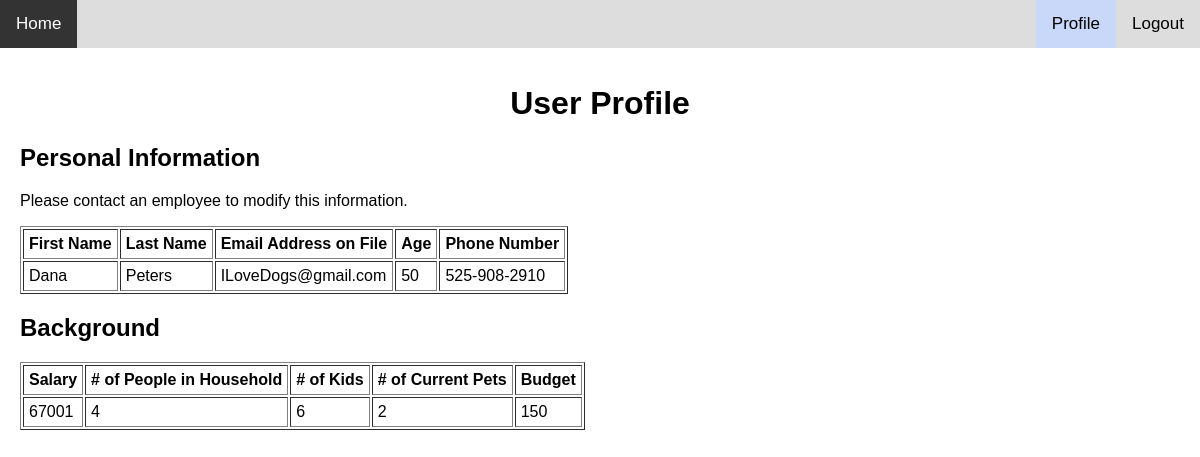
The app's page /user_profile.php (signed in) with its own data.
### tables this page shows
CREATE TABLE Customer (
	CustomerID	INTEGER NOT NULL AUTO_INCREMENT UNIQUE,
	Username 	VARCHAR(64) NOT NULL,
    Password 	VARCHAR(64) NOT NULL,
	FirstName	VARCHAR(32),
	LastName 	VARCHAR(32),
	Age			INTEGER,
	Email		VARCHAR(64) NOT NULL,
	PhoneNumber	VARCHAR(32),
	PRIMARY KEY (CustomerID)
);

CREATE TABLE CustomerBackground (
	BackgroundID	INTEGER NOT NULL AUTO_INCREMENT UNIQUE,
    CriminalRecordID INTEGER,
	CustomerID		INTEGER,
	Salary			DECIMAL,
	NumPeopleHousehold INTEGER,
	NumKids 		INTEGER,
	NumCurrPets		INTEGER,
	BUDGET			DECIMAL,
	PRIMARY KEY (BackgroundID),
	FOREIGN KEY (CriminalRecordID) REFERENCES CriminalRecord(CriminalRecordID),
	FOREIGN KEY (CustomerID) REFERENCES Customer(CustomerID)

);

### user_profile.php (the view, shortened to what this page needs)
<?php
include('components/navbar.php');
if (isset($_SESSION['username'])) {
    echo "<h1 style='text-align:center;'>User Profile</h1>";
    displayInfo(TRUE);
    displayEmployment(TRUE);
}
function displayInfo($first) {
    require 'login.php';
    $connection = new mysqli($hn, $un, $pw, $db) or die ("Unable to connect");
    $username = htmlentities($_SESSION['username']);
    if ($result = $connection -> query("SELECT * FROM Customer WHERE Username='$username'")) {
        echo "<h2 style='text-align: left'>Personal Information</h1>
        <p>Please contact an employee to modify this information.</p>
        <table border='1'>
        <tr>
        <th>First Name</th>
        <th>Last Name</th>
        <th>Email Address on File</th>
        <th>Age</th>
        <th>Phone Number</th>
        </tr>";
        while($row = mysqli_fetch_array($result)) {
            echo "<tr><td>"  . $row['FirstName'] . "</td><td>" . $row['LastName'] . "</td><td>" . $row['Email'] . "</td><td>". $row['Age'] . "</td><td>". $row['PhoneNumber'] . "</td></tr>";
        }
        echo "</table>";
    }
}
function displayEmployment($first) {
    require 'login.php';
    $connection = new mysqli($hn, $un, $pw, $db) or die ("Unable to connect");
    $username = htmlentities($_SESSION['username']);
    if ($result = $connection -> query("SELECT * FROM Customer INNER JOIN CustomerBackground WHERE Customer.CustomerID = CustomerBackground.CustomerID AND Customer.Username = '$username'")) {
        echo "<h2 style='text-align: left'>Background</h1>
        <table border='1'>
        <tr>
        <th>Salary</th>
        <th># of People in Household</th>
        <th># of Kids</th>
        <th># of Current Pets</th>
        <th>Budget</th>
        </tr>";
        while($row = mysqli_fetch_array($result)) {
            echo "<tr><td>" . $row['Salary'] . "</td><td>" . $row['NumPeopleHousehold'] . "</td><td>" . $row['NumKids'] . "</td><td>". $row['NumCurrPets'] . "</td><td>". $row['BUDGET'] . "</td></tr>";
        }
        echo "</table>";
    }
}
?>

### records on screen
customer: FirstName "Dana", LastName "Peters", Email "ILoveDogs@gmail.com", Age "50", PhoneNumber "525-908-2910"
customerbackground: Salary "67001", NumPeopleHousehold "4", NumKids "6", NumCurrPets "2", BUDGET "150"
